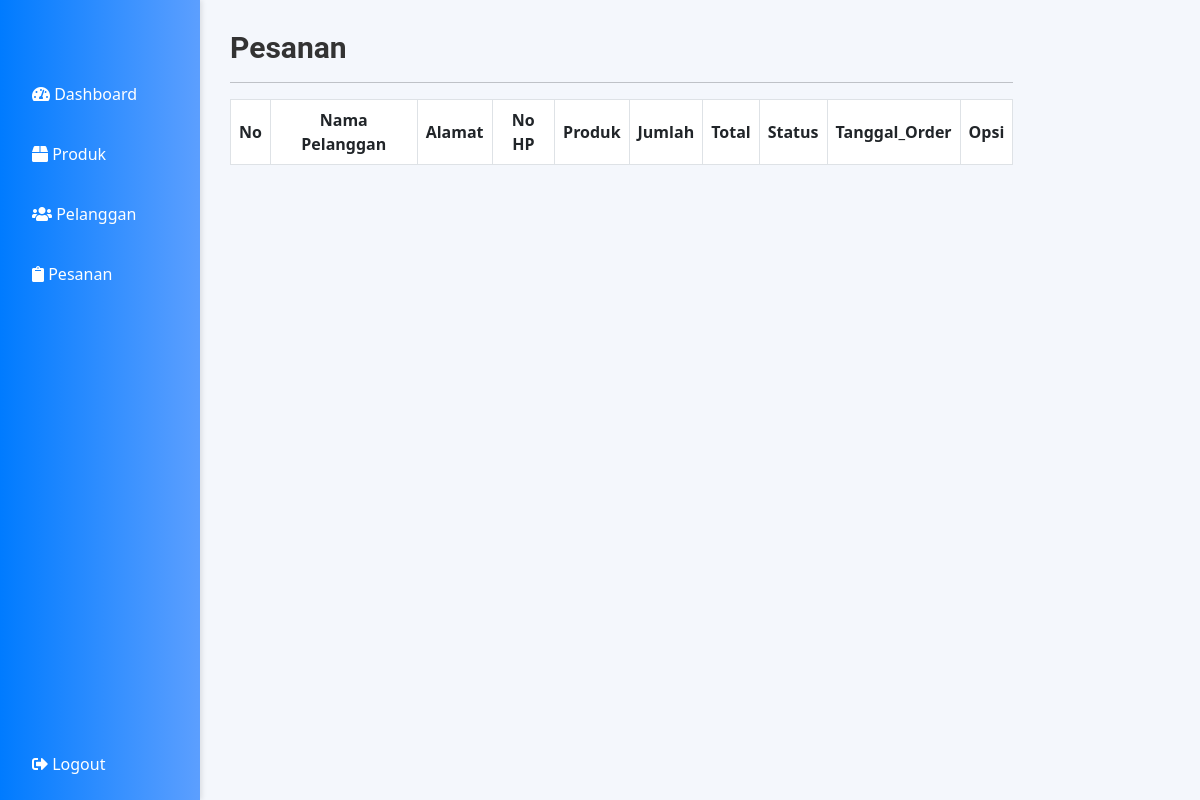
Page /admin/pesanan.php on the earlier database version.
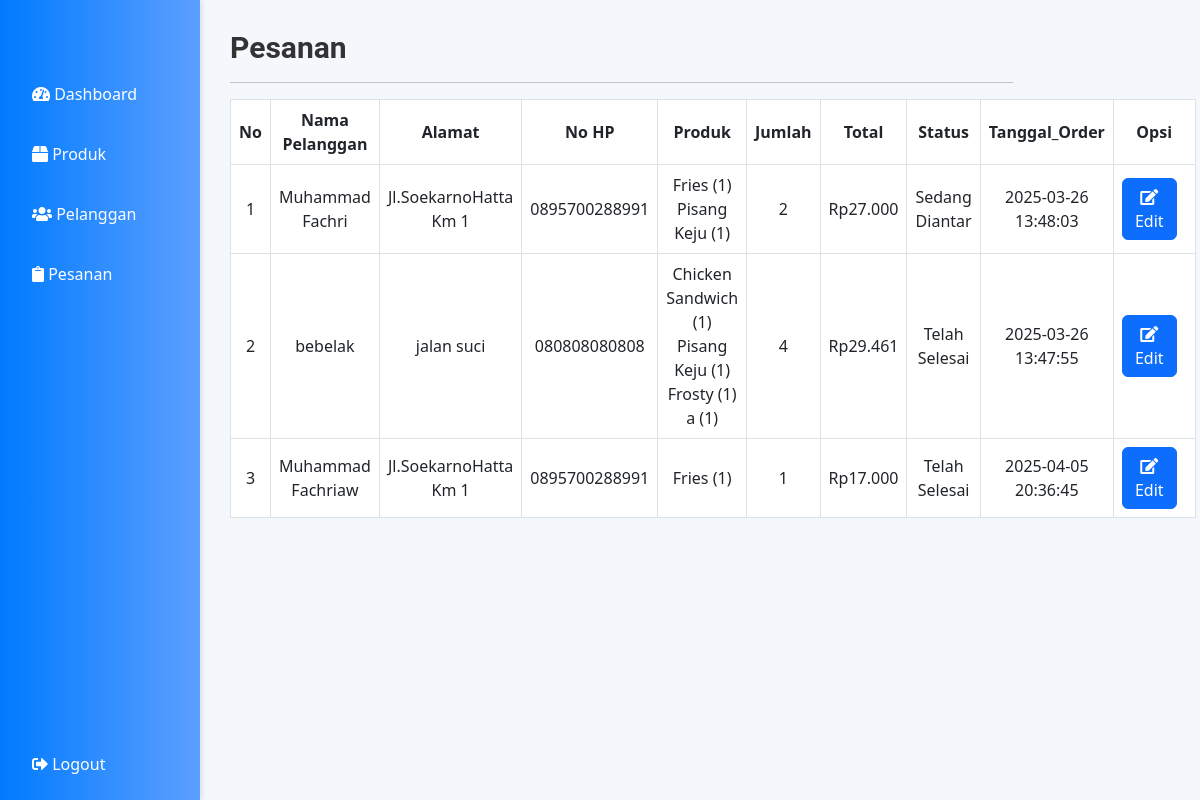
Same page on the later database version.
### tables this page shows
CREATE TABLE `orders` (
  `order_id` int(11) NOT NULL,
  `cust_id` int(11) NOT NULL,
  `cust_ip` varchar(225) NOT NULL,
  `total` decimal(6,3) DEFAULT NULL,
  `name` varchar(50) NOT NULL,
  `alamat` varchar(100) NOT NULL,
  `phone` varchar(15) DEFAULT NULL,
  `delivery_type` text NOT NULL,
  `payment` text NOT NULL,
  `status` varchar(20) NOT NULL,
  `tanggal_order` datetime DEFAULT NULL,
  `tanggal_selesai` datetime DEFAULT NULL,
  `aktif` tinyint(1) NOT NULL DEFAULT 0
);

### admin/pesanan.php (the view, shortened to what this page needs)
<?php
include "../koneksi/koneksi.php";
?>
<!DOCTYPE html>
<html lang="en">
<head>
  <link href="https://cdn.jsdelivr.net/npm/bootstrap@5.3.0/dist/css/bootstrap.min.css" rel="stylesheet">
  <link rel="stylesheet" href="https://cdnjs.cloudflare.com/ajax/libs/font-awesome/5.15.3/css/all.min.css">
</head>
<body>
  <div class="sidebar">
    <a href="dashboard.php"><i class="fas fa-tachometer-alt"></i> Dashboard</a>
    <a href="produk.php"><i class="fas fa-box"></i> Produk</a>
    <a href="pelanggan.php"><i class="fas fa-users"></i> Pelanggan</a>
    <a href="pesanan.php"><i class="fas fa-clipboard"></i> Pesanan</a>
    <div style="flex-grow: 1;"></div>
    <a href="logout.php"><i class="fas fa-sign-out-alt"></i> Logout</a>
  </div>
  <div class="content">
    <div class="col-sm-9 col-sm-offset-3 col-md-10 col-md-offset-2 main">
      <h2 class="page-header">Pesanan</h2>
      <hr>
      <table id="tabelpesanan" class="table table-bordered table-hover">
        <thead>
          <tr>
            <th>No</th>
            <th>Nama Pelanggan</th>
            <th>Alamat</th>
            <th>No HP</th>
            <th>Produk</th>
            <th>Jumlah</th>
            <th>Total</th>
            <th>Status</th>
            <th>Tanggal_Order</th>
            <th>Opsi</th>
          </tr>
        </thead>
        <?php
        $query = "SELECT
        orders.order_id,
        orders.total,
        orders.name,
        orders.alamat,
        orders.phone,
        orders.status,
        orders.tanggal_order,
        GROUP_CONCAT(items.item_name SEPARATOR ', ') AS produk,
        GROUP_CONCAT(order_items.qty SEPARATOR ', ') AS jumlah
        from orders
        JOIN order_items ON orders.order_id = order_items.order_id
        JOIN items ON order_items.item_id = items.item_id
        GROUP BY orders.order_id";
        $result = $conn->query($query);
        $no = 1;
        while ($lihat = $result->fetch(PDO::FETCH_ASSOC)) {
          $total_produk = $lihat['total'];
          $produk = explode(', ', $lihat['produk']);
          $jumlah = explode(', ', $lihat['jumlah']);
        ?>
          <tbody>
            <tr>
              <td><?php echo $no; ?></td>
              <td><?php echo $lihat['name']; ?></td>
              <td><?php echo $lihat['alamat']; ?></td>
              <td><?php echo $lihat['phone']; ?></td>
              <td>
                <?php foreach ($produk as $key => $value) {
                  echo $value . ' (' . $jumlah[$key] . ')<br>';
                } ?>
              </td>
              <td>
                <?php
                $total_jumlah = array_sum($jumlah);
                echo $total_jumlah;
                ?>
              </td>
              <td><?php echo 'Rp' . $total_produk; ?></td>
              <td><?php echo $lihat['status']; ?></td>
              <td><?php echo $lihat['tanggal_order']; ?></td>
              <td>
                <div class="btn-group">
                  <a href="pesanan_edit.php?order_id=<?php echo $lihat['order_id']; ?>" class="btn btn-primary"><i class="fas fa-edit"></i> Edit</a>
                </div>
              </td>
            </tr>
            <?php $no++; ?>
          <?php
        } ?>
          </tbody>
      </table>
    </div>
  </div>
</body>
</html>

### admin/pesanan.php (style rules this page uses)
.sidebar { height: 100%; width: 200px; position: fixed; z-index: 1; top: 0; left: 0; background: linear-gradient(to right, #007bff, #5c9fff); display: flex; flex-direction: column; padding-top: 70px; box-shadow: 2px 0 5px rgba(0, 0, 0, 0.1); }
.sidebar a { padding: 12px 8px 12px 32px; text-decoration: none; font-size: 16px; color: white; display: block; margin-bottom: 12px; border-radius: 4px; transition: background-color 0.3s ease, transform 0.2s ease; }
.content { margin-left: 200px; padding: 30px; background-color: #f4f7fc; min-height: 100vh; }
.page-header { font-size: 30px; font-weight: bold; color: #333; text-align: left; }
#tabelpesanan th, #tabelpesanan td { text-align: center; vertical-align: middle; }
.btn-primary { margin-right: 10px; }
h2.page-header { font-family: 'Roboto', sans-serif; }
#tabelpesanan .btn-group a { transition: transform 0.2s ease, background-color 0.3s ease; }

Differences in the rows shown:
added orders: name "Muhammad Fachri", alamat "Jl.SoekarnoHatta Km 1", phone "0895700288991", value "Fries", key "1", value "Pisang Keju", total_jumlah "2", total "27.000", status "Sedang Diantar", tanggal_order "2025-03-26 13:48:03", shown under "Pesanan"
now on this page (row edited): orders: name "bebelak", alamat "jalan suci", phone "080808080808", value "Chicken Sandwich", key "1", value "Pisang Keju", value "Frosty", value "a", total_jumlah "4", total "29.461", status "Telah Selesai", tanggal_order "2025-03-26 13:47:55", shown under "Pesanan"
added orders: name "Muhammad Fachriaw", alamat "Jl.SoekarnoHatta Km 1", phone "0895700288991", value "Fries", key "1", total_jumlah "1", total "17.000", status "Telah Selesai", tanggal_order "2025-04-05 20:36:45"
